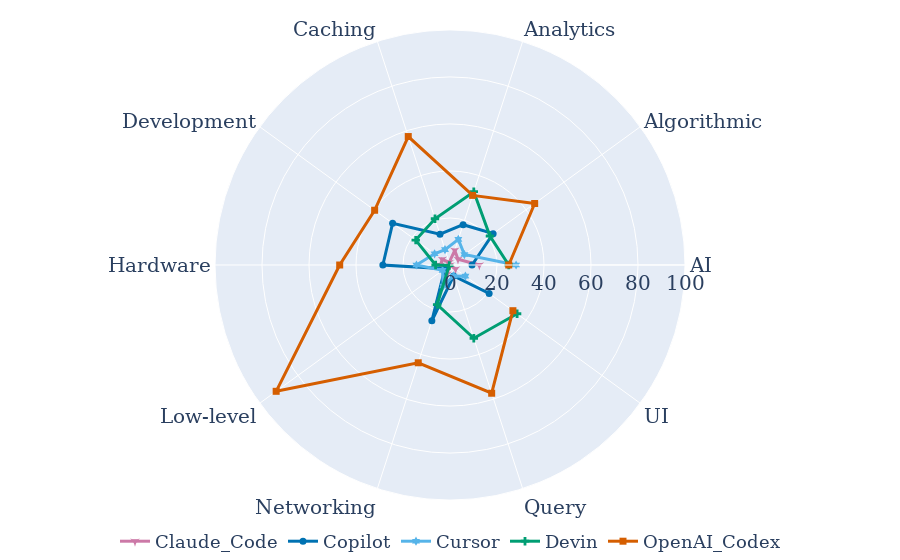

The code cell stored with this chart in its notebook:
### Code cell
fig = go.Figure()

i = 1
for agent in sorted(all_categories_df['agent'].unique()):
    sub = all_categories_df[all_categories_df["agent"] == agent]
    cat_groups = sub.groupby("category")['id'].nunique().reset_index(name="count").sort_values(by="category", ascending=True)
      
    categories = []
    counts = []

    for cat in sorted(category_map.keys()):
        if cat not in cat_groups['category'].values:
            categories.append(cat)
            counts.append(0)
        else:
            cat_count = cat_groups[cat_groups['category'] == cat]['count'].values[0]
            categories.append(cat)
            
            total = all_categories_df[all_categories_df["category"] == cat]['id'].nunique()
            counts.append(cat_count/total * 100)
        

    fig.add_trace(go.Scatterpolar(
        r=counts,
        theta=categories,
        fill='none',
        line=dict(
                color=COLOR_MAP[agent],
                width=3
            ),
        marker=dict(
            size=7,
            symbol=MARKER_MAP[agent],
        ),
        name=agent,
    ))

    i += 1



fig.update_layout(
    polar=dict(
        radialaxis=dict(
            visible=True,
            range=[0, 100],
            tickfont=dict(size=20)
        ),
        angularaxis=dict(
            tickfont=dict(size=20)
        )
    ),

    legend=dict(
        orientation="h",
        yanchor="top",
        y=-0.05,          # pulls legend closer to plot
        xanchor="center",
        x=0.5,
        font=dict(size=18)
    ),

    margin=dict(
        l=0,
        r=0,
        t=30,
        b=40              # just enough for legend
    ),

    showlegend=True
)

fig.show()
fig.write_image("./Outputs/Figures/RQ4_Agent_Performance_Comparison.pdf", scale=20, format="pdf")

### Figure 1 — Plotly figure (JSON) as saved in the notebook; plotly's stock layout.template omitted (floating-point values rounded to 4 significant figures)
{"data": [{"fill": "none", "line": {"color": "#CC79A7", "width": 3}, "marker": {"size": 7, "symbol": "star-triangle-down"}, "name": "Claude_Code", "r": [12.5, 4.202, 6.557, 1.149, 4.054, 4.082, 1.556, 4.167, 0, 2.941], "theta": ["AI", "Algorithmic", "Analytics", "Caching", "Development", "Hardware", "Low-level", "Networking", "Query", "UI"], "type": "scatterpolar"}, {"fill": "none", "line": {"color": "#0072B2", "width": 3}, "marker": {"size": 7, "symbol": "circle"}, "name": "Copilot", "r": [9.375, 22.69, 18.03, 13.79, 30.18, 28.57, 2.724, 25, 4.918, 20.59], "theta": ["AI", "Algorithmic", "Analytics", "Caching", "Development", "Hardware", "Low-level", "Networking", "Query", "UI"], "type": "scatterpolar"}, {"fill": "none", "line": {"color": "#56B4E9", "width": 3}, "marker": {"size": 7, "symbol": "hexagram"}, "name": "Cursor", "r": [28.12, 7.563, 11.48, 6.897, 8.108, 14.29, 3.891, 9.375, 4.918, 8.088], "theta": ["AI", "Algorithmic", "Analytics", "Caching", "Development", "Hardware", "Low-level", "Networking", "Query", "UI"], "type": "scatterpolar"}, {"fill": "none", "line": {"color": "#009E73", "width": 3}, "marker": {"size": 7, "symbol": "cross"}, "name": "Devin", "r": [25, 21.01, 32.79, 20.69, 18.02, 6.122, 0.3891, 17.71, 32.79, 35.29], "theta": ["AI", "Algorithmic", "Analytics", "Caching", "Development", "Hardware", "Low-level", "Networking", "Query", "UI"], "type": "scatterpolar"}, {"fill": "none", "line": {"color": "#D55E00", "width": 3}, "marker": {"size": 7, "symbol": "square"}, "name": "OpenAI_Codex", "r": [25, 44.54, 31.15, 57.47, 39.64, 46.94, 91.44, 43.75, 57.38, 33.09], "theta": ["AI", "Algorithmic", "Analytics", "Caching", "Development", "Hardware", "Low-level", "Networking", "Query", "UI"], "type": "scatterpolar"}], "layout": {"legend": {"font": {"size": 18}, "orientation": "h", "x": 0.5, "xanchor": "center", "y": -0.05, "yanchor": "top"}, "margin": {"b": 40, "l": 0, "r": 0, "t": 30}, "polar": {"angularaxis": {"tickfont": {"size": 20}}, "radialaxis": {"range": [0, 100], "tickfont": {"size": 20}, "visible": true}}, "showlegend": true}}
